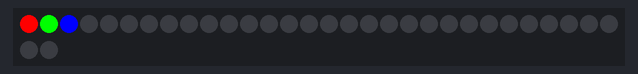
Recording of a sketch running on a simulated Arduino Uno, built with avr-gcc and run on an emulated ATmega328P. Shown: 32 RGB LEDs in strip order, left to right, continuing on the next row.

Above: at 0.18 s.
At 2.64 s:
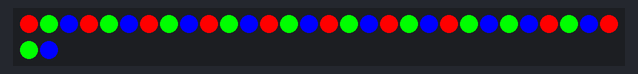
At 5.11 s:
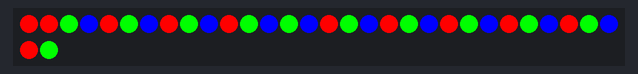
At 10.04 s:
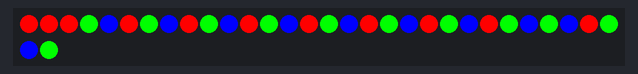
At 14.98 s:
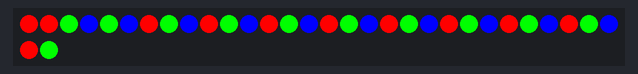
At 19.91 s:
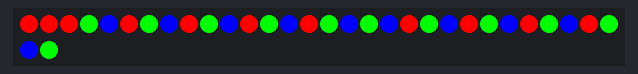

The sketch:

RGB_7Seg_testSegments.ino
```cpp
/*

  BGR order…

  C, D, E, F, G, A, B

  skip 0, 1, 2 or LED #0

*/

// PWM driver library
#include "Adafruit_TLC5947.h"

// DISPLAY STUFF
// =======
// How many boards do you have chained?
#define NUM_TLC5974 4

#define DATAPIN 12
#define CLKPIN 10
#define LATCHPIN 11

Adafruit_TLC5947 TLC = Adafruit_TLC5947(NUM_TLC5974, CLKPIN, DATAPIN, LATCHPIN);

int i = 0;
int j = 1;

void setup() {
  // put your setup code here, to run once:

  //Serial.begin(115200);

  TLC.begin();
}

void loop() {
  // put your main code here, to run repeatedly:

  TLC.setLED(i, 4095, 0, 0);
  TLC.setLED(i + 1, 0, 4095, 0);
  TLC.setLED(i + 2, 0, 0, 4095);

  TLC.write();

  i += 3;

  if (i > 30) {
    i = j;
    j++;
    if (j > 2) {
      j = 0;
    }
  }

  delay(20);

}
```

Measured:
- by itself, everything shown: repeats every 19.1 s, in 62 steps
